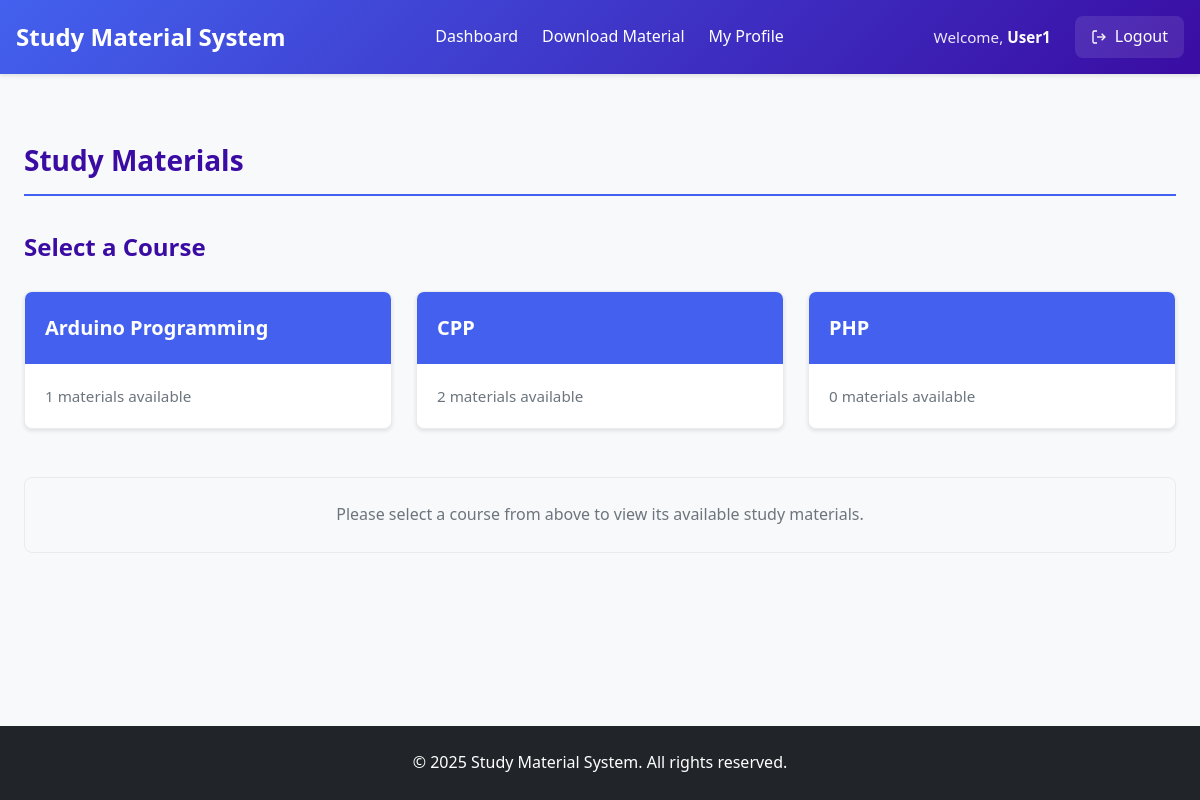
Page /courses_materials.php (signed in) on the committed database.
### tables this page shows
CREATE TABLE `courses` (
  `course_id` int(11) NOT NULL,
  `course_name` varchar(100) NOT NULL,
  `description` text DEFAULT NULL,
  `created_by` int(11) DEFAULT NULL,
  `created_at` timestamp NOT NULL DEFAULT current_timestamp(),
  `updated_at` timestamp NOT NULL DEFAULT current_timestamp() ON UPDATE current_timestamp(),
  `is_active` tinyint(1) DEFAULT 1 COMMENT '1=active, 0=inactive'
);

### courses_materials.php (the view, shortened to what this page needs)
<?php
require_once '../includes/config.php';
$selected_course_id = isset($_GET['course_id']) ? (int)$_GET['course_id'] : null;
$courses = $link->query("SELECT * FROM courses WHERE is_active = 1 ORDER BY course_name")->fetch_all(MYSQLI_ASSOC);
$materials = [];
include 'header.php';
?>
<div class="admin-main">
    <div class="dashboard-container">
        <h1 class="page-title">Study Materials</h1>
        <div class="course-selection">
            <h2>Select a Course</h2>
            <div class="courses-grid">
                <?php if (empty($courses)): ?>
                    <div class="alert alert-info">No courses available at the moment.</div>
                <?php else: ?>
                    <?php foreach ($courses as $course): ?>
                        <a href="courses_materials.php?course_id=<?= $course['course_id'] ?>"
                           class="course-card <?= $selected_course_id == $course['course_id'] ? 'active' : '' ?>">
                            <div class="course-card-header">
                                <h3><?= htmlspecialchars($course['course_name']) ?></h3>
                            </div>
                            <div class="course-card-body">
                                <?php
                                    $stmt = $link->prepare("SELECT COUNT(*) FROM materials WHERE course_id = ? AND is_active = 1");
                                    $stmt->bind_param('i', $course['course_id']);
                                    $stmt->execute();
                                    $stmt->bind_result($material_count);
                                ?>
                                <p><?= $material_count ?> materials available</p>
                            </div>
                        </a>
                    <?php endforeach; ?>
                <?php endif; ?>
            </div>
        </div>
        <?php if ($selected_course_id): ?>
            <div class="materials-section">
                <h2><?= htmlspecialchars($materials[0]['course_name'] ?? 'Selected Course') ?> Materials</h2>
                <?php if (empty($materials)): ?>
                    <div class="alert alert-info">No materials available for this course yet.</div>
                <?php else: ?>
                    <div class="materials-list">
                        <?php foreach ($materials as $material): ?>
                            <div class="material-item">
                                <div class="material-info">
                                    <h3><?= htmlspecialchars($material['title']) ?></h3>
                                    <p class="material-description"><?= htmlspecialchars($material['description']) ?></p>
                                    <div class="material-meta">
                                        <span class="file-type"><?= htmlspecialchars($material['file_type']) ?></span>
                                        <span class="file-size"><?= formatFileSize($material['file_size']) ?></span>
                                        <span class="upload-date">Uploaded: <?= date('M d, Y', strtotime($material['upload_date'])) ?></span>
                                    </div>
                                </div>
                                <a href="download.php?path=../uploads/materials/<?= $material['file_path'] ?>" class="download-btn">
                                    Download
                                </a>
                            </div>
                        <?php endforeach; ?>
                    </div>
                <?php endif; ?>
            </div>
        <?php else: ?>
            <div class="instruction-box">
                <p>Please select a course from above to view its available study materials.</p>
            </div>
        <?php endif; ?>
    </div>
</div>
<?php
include 'footer.php';
?>

### admin.css (style rules this page uses)
:root { --primary: #4361ee; --primary-dark: #3a0ca3; --secondary: #f72585; --light: #f8f9fa; --dark: #212529; --gray: #6c757d; --light-gray: #e9ecef; --success: #4cc9f0; --danger: #ef233c; --warning: #f8961e; --info: #4895ef; }
* { margin: 0; padding: 0; box-sizing: border-box; }
html, body { height: 100%; }
body { font-family: 'Segoe UI', Tahoma, Geneva, Verdana, sans-serif; line-height: 1.6; color: var(--dark); background-color: var(--light); display: flex; flex-direction: column; min-height: 100vh; }
.admin-main { flex: 1; max-width: 1200px; width: 100%; margin: 0 auto; padding: 2rem 1rem; }
.dashboard-container { padding: 1rem; }

### user.css (style rules this page uses)
.admin-main { padding: 2rem 0; flex: 1; }
.dashboard-container { max-width: 1200px; margin: 0 auto; padding: 0 1.5rem; }
.page-title { color: var(--primary-dark); margin-bottom: 2rem; padding-bottom: 0.75rem; border-bottom: 2px solid var(--primary); font-size: 1.75rem; }
.course-selection { margin-bottom: 3rem; }
.course-selection h2 { color: var(--primary-dark); margin-bottom: 1.5rem; font-size: 1.5rem; }
.courses-grid { display: grid; grid-template-columns: repeat(auto-fill, minmax(280px, 1fr)); gap: 1.5rem; }
.course-card { background: white; border-radius: 0.5rem; box-shadow: 0 2px 4px rgba(0, 0, 0, 0.1); transition: all 0.3s ease; text-decoration: none; color: var(--dark); overflow: hidden; border: 1px solid var(--light-gray); }
.course-card-header { background: var(--primary); color: white; padding: 1.25rem; }
.course-card-header h3 { margin: 0; font-size: 1.25rem; }
.course-card-body { padding: 1.25rem; }
.course-card-body p { margin: 0; color: var(--gray); font-size: 0.95rem; }
.instruction-box { background: var(--light); padding: 1.5rem; border-radius: 0.5rem; text-align: center; margin-top: 2rem; border: 1px solid var(--light-gray); color: var(--gray); }

### rows in the picture
courses: course_name "Arduino Programming", material_count "1"
courses: course_name "CPP", material_count "2"
courses: course_name "PHP", material_count "0"

### other values in the picture
$_SESSION['name'] "User1"
